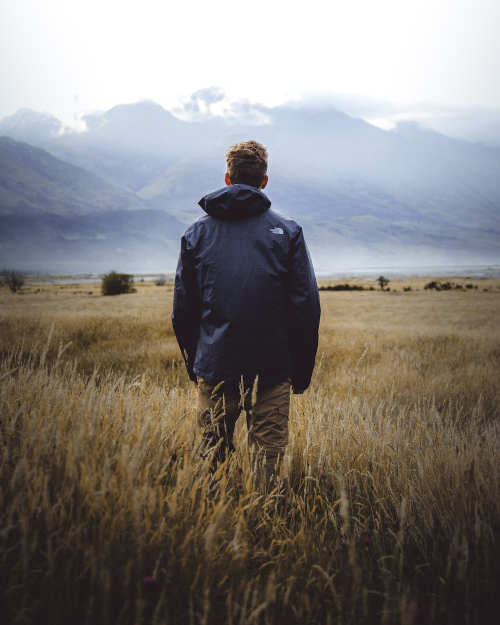
#> input picture nature.jpg, 1000 x 1250 px, given in place of the camera (shown at 1/2 size)
$ python video1.py
#> lines starting #> are read from the running program, lines starting #| are printed output that depends on the picture; after the words box and inside, x2 and y2 are one past the last pixel; in counts of white or black regions, pixels touching at a corner belong together
import cv2
import numpy as np


def stackImages(scale, imgArray):
    rows = len(imgArray)
    cols = len(imgArray[0])
    rowsAvailable = isinstance(imgArray[0], list)
    width = imgArray[0][0].shape[1]
    height = imgArray[0][0].shape[0]
    if rowsAvailable:
        for x in range(0, rows):
            for y in range(0, cols):
                if imgArray[x][y].shape[:2] == imgArray[0][0].shape[:2]:
                    imgArray[x][y] = cv2.resize(imgArray[x][y], (0, 0), None, scale, scale)
                else:
                    imgArray[x][y] = cv2.resize(imgArray[x][y], (imgArray[0][0].shape[1], imgArray[0][0].shape[0]),
                                                None, scale, scale)
                if len(imgArray[x][y].shape) == 2: imgArray[x][y] = cv2.cvtColor(imgArray[x][y], cv2.COLOR_GRAY2BGR)
        imageBlank = np.zeros((height, width, 3), np.uint8)
        hor = [imageBlank] * rows
        hor_con = [imageBlank] * rows
        for x in range(0, rows):
            hor[x] = np.hstack(imgArray[x])
        ver = np.vstack(hor)
    else:
        for x in range(0, rows):
            if imgArray[x].shape[:2] == imgArray[0].shape[:2]:
                imgArray[x] = cv2.resize(imgArray[x], (0, 0), None, scale, scale)
            else:
                imgArray[x] = cv2.resize(imgArray[x], (imgArray[0].shape[1], imgArray[0].shape[0]), None, scale, scale)
            if len(imgArray[x].shape) == 2: imgArray[x] = cv2.cvtColor(imgArray[x], cv2.COLOR_GRAY2BGR)
        hor = np.hstack(imgArray)
        ver = hor
    return ver


kernel = np.ones((5, 5), np.uint8)
frame_width = 200
frame_height = 500
cap = cv2.VideoCapture(0)
if not (cap.isOpened()): print("not opened")
cap.set(3, frame_width)
cap.set(4, frame_height)
cap.set(10, 100)

while True:
    success, img = cap.read()
#> img is the input picture: shape (1250, 1000, 3); mean B, G, R 122.3, 126, 130.7
    print(success)
#| True
    img_GRay = cv2.cvtColor(img, cv2.COLOR_BGR2GRAY)
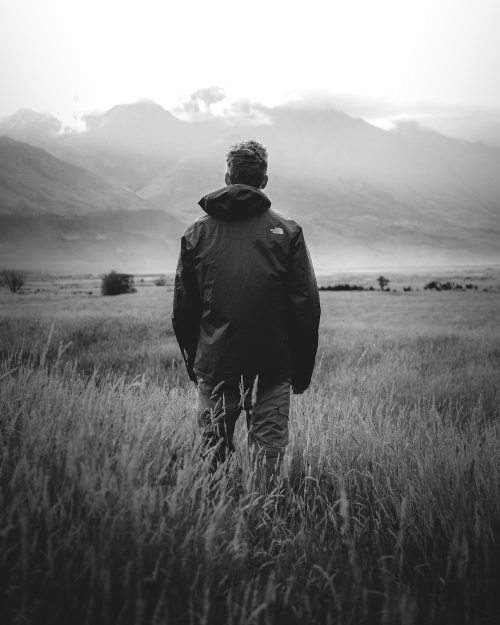
#> img_GRay: shape (1250, 1000) (shown at 1/2 size); min 1, max 255, mean 127
    imgBlur = cv2.GaussianBlur(img_GRay, (7, 7), 3)
    imgCanny = cv2.Canny(img, 200, 200)
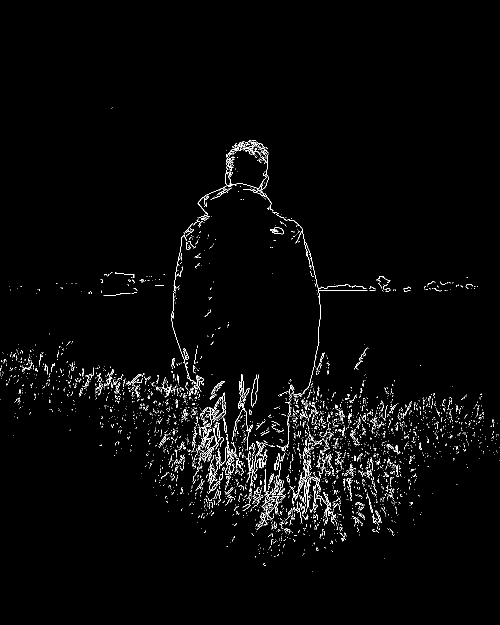
#> imgCanny: shape (1250, 1000) (shown at 1/2 size); 2% white in thin lines or dots, all inside (x1, y1, x2, y2) = (0, 215, 1000, 1143)
    imDial = cv2.dilate(imgCanny, kernel, iterations=1)
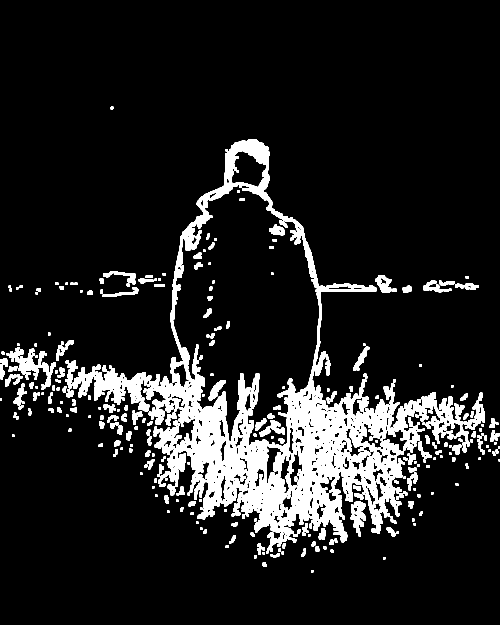
#> imDial: shape (1250, 1000) (shown at 1/2 size); 11.7% white; 328 white regions (1 under 20 px), largest, box (x1, y1, x2, y2) and area: (144, 278, 927, 1085) 110452, (13, 694, 112, 780) 2580, (701, 1002, 732, 1073) 1209
    imErode = cv2.erode(imDial, kernel, iterations=1)
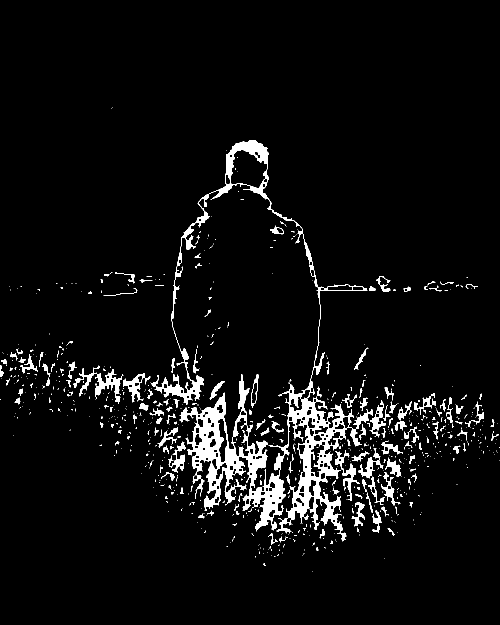
#> imErode: shape (1250, 1000) (shown at 1/2 size); 4.9% white; 804 white regions (636 under 20 px), largest, box (x1, y1, x2, y2) and area: (309, 280, 735, 1083) 38749, (146, 731, 247, 808) 1803, (670, 900, 720, 1002) 1004
    imgstack = stackImages(0.8, ([img, img_GRay, imDial], [imgBlur, imgCanny, imErode]))
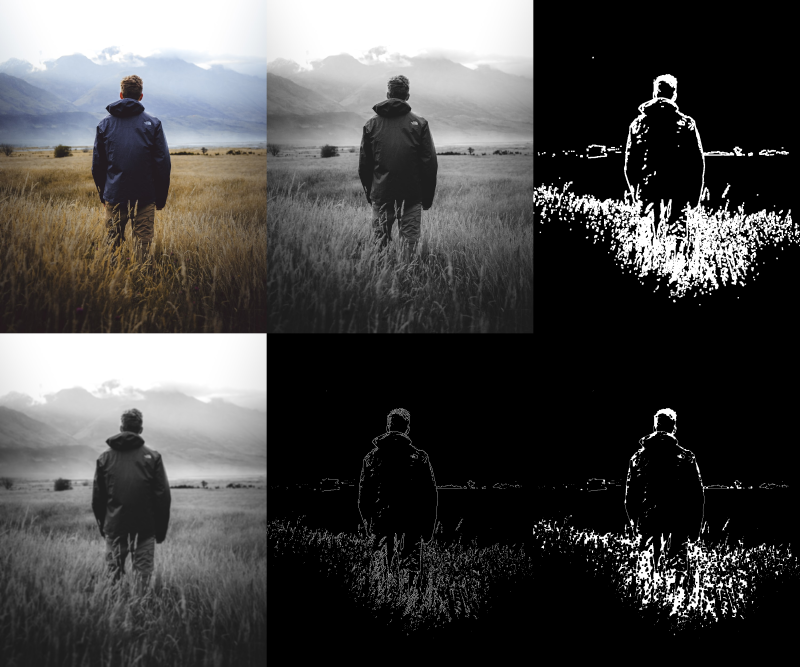
#> imgstack: shape (2000, 2400, 3) (shown at 1/3 size); mean B, G, R 70.6, 71.2, 72
    cv2.imshow("shape", imgstack)
    # cv2.imshow("Video1", img_GRay)

    # cv2.imshow("Video1", img)
    if cv2.waitKey(1) and 0xff == ord('q'):
#> (key q is pressed here)
        break
cap.release()
cv2.destroyAllWindows()
"""
--------------
import cv2

frame_width = 640
frame_height = 480

camera_port = 0
camera = cv2.VideoCapture(camera_port)

camera.set(3, frame_width)
camera.set(4, frame_height)
camera.set(10, 100)
while True:

    return_value, image = camera.read()
    cv2.imwrite("image.png", image)

camera.release()  # Error is here
#-----------

import cv2
frameWidth = 640
frameHeight = 480
cap = cv2.VideoCapture(0)
cap.set(3, frameWidth)
cap.set(4, frameHeight)
cap.set(10,150)
while True:
    success, img = cap.read()
    cv2.imshow("Result", img)
    if cv2.waitKey(1) & 0xFF == ord('q'):
        break
"""
